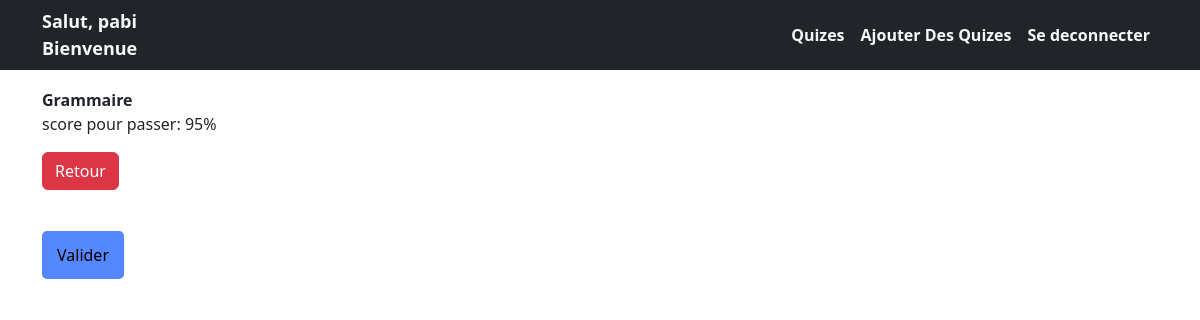
/2/ (signed in), run on the app's committed database.
### comptes/models.py (models this page shows)
class Client(AbstractUser):
    pass

### monquiz/models.py (models this page shows, shortened)
class Quiz(models.Model):
    nom = models.CharField(max_length=120)
    topic = models.CharField(max_length=120)
    nombre_de_questions = models.IntegerField()
    temps = models.IntegerField(help_text="durée du quiz en minutes")
    score_requi_pour_passer = models.IntegerField(help_text="Score en %")
    difficulte = models.CharField(max_length=13, choices=DIFF_CHOICES)
    class Meta:
        verbose_name_plural = 'Quizes'

### monquiz/views.py (the view)
# urls.py: 2. Add a URL to urlpatterns:  path('', views.home, name='home')
def home(request, pk):
    quiz = Quiz.objects.get(pk=pk)
    return render(request, 'monquiz/monquiz.html', {"objets": quiz})

### monquiz/templates/monquiz/monquiz.html (shortened to what this page needs)
{% extends 'monquiz/base.html' %}
{% load static %}
 {% block content%}
<div class="row">
  <div class="col">
    <b>{{objets.nom}}</b>
    <p>score pour passer: {{objets.score_requi_pour_passer}}%</p>
  </div>
  <div class="col text-right" id="box-conteur"></div>
</div>
<a href="{% url 'monquiz:quizlistview' %}" class="btn btn-danger mb-3"
  >Retour</a
>
<form id="form-quiz">
  <button type="submit" class="btn-primaire mb-3" id="arret">Valider</button>
</form>
{%endblock %}

### monquiz/templates/monquiz/navbar.html (shortened to what this page needs)
{% load static %}
<header>
<nav class="navbar navbar-expand-md bg-dark navbar-dark fixed-top  fw-bold">
<div class="container">
  <div class="row">
    <div class="col-lg-12 col-md-12">
      <span class="greet greet text-light">Salut, {{request.user}}</span>
    </div>
    {% if user.is_authenticated %}
    <div class="col-lg-6 col-md-12">
      <span ><a  class="greet text-light nav-link" href="">Bienvenue</a></span>
    </div>
    {% endif %}
  </div>
  <div class="collapse navbar-collapse justify-content-end" id="navbarNav">
  <ul class="navbar-nav">
    <li class="nav-item active"><a class="nav-link text-light" href="{% url 'monquiz:quizlistview' %}">Quizes</a> </li>
    {% if request.user.is_staff %}
    <li class="nav-item active"><a class="nav-link text-light" href="admin">Ajouter Des Quizes</a></li>
    {% endif %}
    {% if user.is_authenticated %}
    <li>
      <a class="nav-link text-light" href="{% url 'deconnexion' %}">Se deconnecter</a>
    </li>
    {% else %}
    <li>
      <a class="nav-link text-light" href="{% url 'connexion' %}">Se connecter</a>
    </li>
    {%endif%}
  </ul>
</div>
  </div>
</nav>
</header>
<br><br>

### monquiz/static/monquiz/style.css (style rules this page uses)
.btn-primaire { background: #58f; padding: 12px 15px; border-radius: 5px; border: none; margin-top: 25px; }

### monquiz/static/monquiz/navbar.css (style rules this page uses)
.greet { font-size: 18px; color: #fff; }

### data on the page
Client: user "pabi"
Quiz: nom "Grammaire", score_requi_pour_passer "95"
